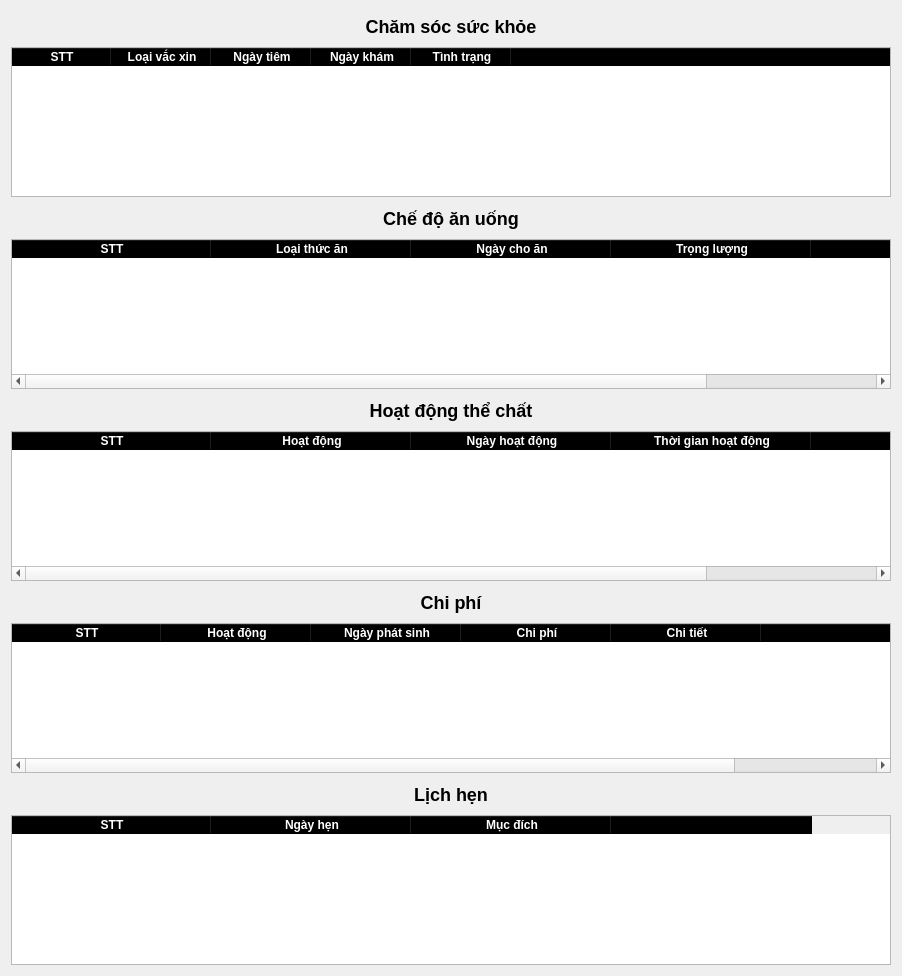
        <widget class="QWidget" name="scrollAreaWidgetContents">
         <property name="geometry">
          <rect>
           <x>0</x>
           <y>0</y>
           <width>902</width>
           <height>972</height>
          </rect>
         </property>
         <layout class="QGridLayout" name="gridLayout_2">
          <item row="3" column="0">
           <widget class="QLabel" name="label_5">
            <property name="minimumSize">
             <size>
              <width>0</width>
              <height>30</height>
             </size>
            </property>
            <property name="maximumSize">
             <size>
              <width>16777215</width>
              <height>50</height>
             </size>
            </property>
            <property name="styleSheet">
             <string notr="true">font-size: 18px;
font-weight: bold;</string>
            </property>
            <property name="text">
             <string>Chế độ ăn uống</string>
            </property>
            <property name="alignment">
             <set>Qt::AlignCenter</set>
            </property>
           </widget>
          </item>
          <item row="8" column="0">
           <widget class="QTableWidget" name="expense_table">
            <property name="minimumSize">
             <size>
              <width>0</width>
              <height>150</height>
             </size>
            </property>
            <property name="maximumSize">
             <size>
              <width>16777215</width>
              <height>150</height>
             </size>
            </property>
            <property name="styleSheet">
             <string notr="true">QHeaderView::section {
	font-weight: bold;
	background-color: #000;
	color: #fff;
}</string>
            </property>
            <attribute name="horizontalHeaderDefaultSectionSize">
             <number>150</number>
            </attribute>
            <attribute name="horizontalHeaderStretchLastSection">
             <bool>false</bool>
            </attribute>
            <column>
             <property name="text">
              <string>STT</string>
             </property>
             <property name="textAlignment">
              <set>AlignCenter</set>
             </property>
            </column>
            <column>
             <property name="text">
              <string>Hoạt động</string>
             </property>
             <property name="textAlignment">
              <set>AlignCenter</set>
             </property>
            </column>
            <column>
             <property name="text">
              <string>Ngày phát sinh</string>
             </property>
             <property name="textAlignment">
              <set>AlignCenter</set>
             </property>
            </column>
            <column>
             <property name="text">
              <string>Chi phí</string>
             </property>
             <property name="textAlignment">
              <set>AlignCenter</set>
             </property>
            </column>
            <column>
             <property name="text">
              <string>Chi tiết</string>
             </property>
             <property name="textAlignment">
              <set>AlignCenter</set>
             </property>
            </column>
            <column>
             <property name="text">
              <string/>
             </property>
             <property name="textAlignment">
              <set>AlignCenter</set>
             </property>
            </column>
           </widget>
          </item>
          <item row="6" column="0">
           <widget class="QTableWidget" name="exercise_table">
            <property name="minimumSize">
             <size>
              <width>0</width>
              <height>150</height>
             </size>
            </property>
            <property name="maximumSize">
             <size>
              <width>16777215</width>
              <height>150</height>
             </size>
            </property>
            <property name="styleSheet">
             <string notr="true">QHeaderView::section {
	font-weight: bold;
	background-color: #000;
	color: #fff;
}</string>
            </property>
            <attribute name="horizontalHeaderDefaultSectionSize">
             <number>200</number>
            </attribute>
            <attribute name="horizontalHeaderStretchLastSection">
             <bool>false</bool>
            </attribute>
            <column>
             <property name="text">
              <string>STT</string>
             </property>
             <property name="textAlignment">
              <set>AlignCenter</set>
             </property>
            </column>
            <column>
             <property name="text">
              <string>Hoạt động</string>
             </property>
             <property name="textAlignment">
              <set>AlignCenter</set>
             </property>
            </column>
            <column>
             <property name="text">
              <string>Ngày hoạt động</string>
             </property>
             <property name="textAlignment">
              <set>AlignCenter</set>
             </property>
            </column>
            <column>
             <property name="text">
              <string>Thời gian hoạt động</string>
             </property>
             <property name="textAlignment">
              <set>AlignCenter</set>
             </property>
            </column>
            <column>
             <property name="text">
              <string/>
             </property>
            </column>
           </widget>
          </item>
          <item row="1" column="0">
           <widget class="QLabel" name="label_7">
            <property name="minimumSize">
             <size>
              <width>0</width>
              <height>30</height>
             </size>
            </property>
            <property name="maximumSize">
             <size>
              <width>16777215</width>
              <height>50</height>
             </size>
            </property>
            <property name="styleSheet">
             <string notr="true">font-size: 18px;
font-weight: bold;</string>
            </property>
            <property name="text">
             <string>Chăm sóc sức khỏe</string>
            </property>
            <property name="alignment">
             <set>Qt::AlignCenter</set>
            </property>
           </widget>
          </item>
          <item row="5" column="0">
           <widget class="QLabel" name="label_6">
            <property name="minimumSize">
             <size>
              <width>0</width>
              <height>30</height>
             </size>
            </property>
            <property name="maximumSize">
             <size>
              <width>16777215</width>
              <height>50</height>
             </size>
            </property>
            <property name="styleSheet">
             <string notr="true">font-size: 18px;
font-weight: bold;</string>
            </property>
            <property name="text">
             <string>Hoạt động thể chất</string>
            </property>
            <property name="alignment">
             <set>Qt::AlignCenter</set>
            </property>
           </widget>
          </item>
          <item row="9" column="0">
           <widget class="QLabel" name="label_9">
            <property name="minimumSize">
             <size>
              <width>0</width>
              <height>30</height>
             </size>
            </property>
            <property name="maximumSize">
             <size>
              <width>16777215</width>
              <height>50</height>
             </size>
            </property>
            <property name="styleSheet">
             <string notr="true">font-size: 18px;
font-weight: bold;</string>
            </property>
            <property name="text">
             <string>Lịch hẹn</string>
            </property>
            <property name="alignment">
             <set>Qt::AlignCenter</set>
            </property>
           </widget>
          </item>
          <item row="2" column="0">
           <widget class="QTableWidget" name="health_table">
            <property name="minimumSize">
             <size>
              <width>0</width>
              <height>150</height>
             </size>
            </property>
            <property name="sizeIncrement">
             <size>
              <width>0</width>
              <height>150</height>
             </size>
            </property>
            <property name="styleSheet">
             <string notr="true">QHeaderView::section {
	font-weight: bold;
	background-color: #000;
	color: #fff;
}</string>
            </property>
            <attribute name="horizontalHeaderCascadingSectionResizes">
             <bool>false</bool>
            </attribute>
            <attribute name="horizontalHeaderShowSortIndicator" stdset="0">
             <bool>false</bool>
            </attribute>
            <attribute name="horizontalHeaderStretchLastSection">
             <bool>true</bool>
            </attribute>
            <attribute name="verticalHeaderCascadingSectionResizes">
             <bool>false</bool>
            </attribute>
            <attribute name="verticalHeaderShowSortIndicator" stdset="0">
             <bool>false</bool>
            </attribute>
            <attribute name="verticalHeaderStretchLastSection">
             <bool>false</bool>
            </attribute>
            <column>
             <property name="text">
              <string>STT</string>
             </property>
             <property name="textAlignment">
              <set>AlignCenter</set>
             </property>
            </column>
            <column>
             <property name="text">
              <string>Loại vắc xin</string>
             </property>
             <property name="textAlignment">
              <set>AlignCenter</set>
             </property>
            </column>
            <column>
             <property name="text">
              <string>Ngày tiêm</string>
             </property>
             <property name="textAlignment">
              <set>AlignCenter</set>
             </property>
            </column>
            <column>
             <property name="text">
              <string>Ngày khám</string>
             </property>
             <property name="textAlignment">
              <set>AlignCenter</set>
             </property>
            </column>
            <column>
             <property name="text">
              <string>Tình trạng</string>
             </property>
             <property name="textAlignment">
              <set>AlignCenter</set>
             </property>
            </column>
            <column>
             <property name="text">
              <string/>
             </property>
            </column>
           </widget>
          </item>
          <item row="7" column="0">
           <widget class="QLabel" name="label_8">
            <property name="minimumSize">
             <size>
              <width>0</width>
              <height>30</height>
             </size>
            </property>
            <property name="maximumSize">
             <size>
              <width>16777215</width>
              <height>50</height>
             </size>
            </property>
            <property name="styleSheet">
             <string notr="true">font-size: 18px;
font-weight: bold;</string>
            </property>
            <property name="text">
             <string>Chi phí</string>
            </property>
            <property name="alignment">
             <set>Qt::AlignCenter</set>
            </property>
           </widget>
          </item>
          <item row="4" column="0">
           <widget class="QTableWidget" name="feeding_table">
            <property name="minimumSize">
             <size>
              <width>0</width>
              <height>150</height>
             </size>
            </property>
            <property name="maximumSize">
             <size>
              <width>16777215</width>
              <height>150</height>
             </size>
            </property>
            <property name="styleSheet">
             <string notr="true">QHeaderView::section {
	font-weight: bold;
	background-color: #000;
	color: #fff;
}</string>
            </property>
            <attribute name="horizontalHeaderDefaultSectionSize">
             <number>200</number>
            </attribute>
            <attribute name="horizontalHeaderStretchLastSection">
             <bool>false</bool>
            </attribute>
            <column>
             <property name="text">
              <string>STT</string>
             </property>
             <property name="textAlignment">
              <set>AlignCenter</set>
             </property>
            </column>
            <column>
             <property name="text">
              <string>Loại thức ăn</string>
             </property>
             <property name="textAlignment">
              <set>AlignCenter</set>
             </property>
            </column>
            <column>
             <property name="text">
              <string>Ngày cho ăn</string>
             </property>
             <property name="textAlignment">
              <set>AlignCenter</set>
             </property>
            </column>
            <column>
             <property name="text">
              <string>Trọng lượng</string>
             </property>
             <property name="textAlignment">
              <set>AlignCenter</set>
             </property>
            </column>
            <column>
             <property name="text">
              <string/>
             </property>
            </column>
           </widget>
          </item>
          <item row="10" column="0">
           <widget class="QTableWidget" name="appointment_table">
            <property name="minimumSize">
             <size>
              <width>0</width>
              <height>150</height>
             </size>
            </property>
            <property name="maximumSize">
             <size>
              <width>16777215</width>
              <height>150</height>
             </size>
            </property>
            <property name="styleSheet">
             <string notr="true">QHeaderView::section {
	font-weight: bold;
	background-color: #000;
	color: #fff;
}</string>
            </property>
            <attribute name="horizontalHeaderDefaultSectionSize">
             <number>200</number>
            </attribute>
            <attribute name="horizontalHeaderStretchLastSection">
             <bool>false</bool>
            </attribute>
            <column>
             <property name="text">
              <string>STT</string>
             </property>
             <property name="textAlignment">
              <set>AlignCenter</set>
             </property>
            </column>
            <column>
             <property name="text">
              <string>Ngày hẹn</string>
             </property>
             <property name="textAlignment">
              <set>AlignCenter</set>
             </property>
            </column>
            <column>
             <property name="text">
              <string>Mục đích</string>
             </property>
             <property name="textAlignment">
              <set>AlignCenter</set>
             </property>
            </column>
            <column>
             <property name="text">
              <string/>
             </property>
             <property name="textAlignment">
              <set>AlignCenter</set>
             </property>
            </column>
           </widget>
          </item>
         </layout>
        </widget>
